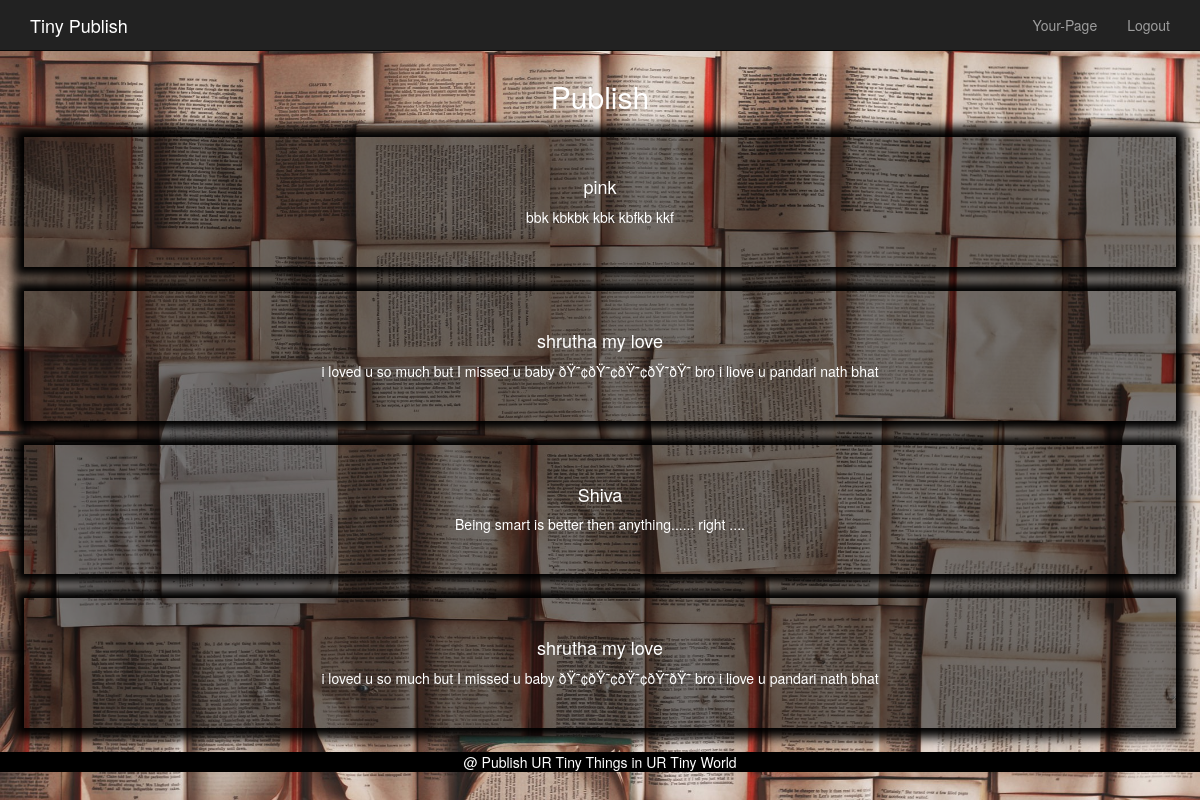
The page /public.php on the database its author committed.
### tables this page shows
CREATE TABLE `public` (
  `pid` int(20) NOT NULL,
  `useremail` varchar(20) NOT NULL,
  `title` varchar(50) NOT NULL,
  `test` varchar(600) NOT NULL
);

### public.php (the view, shortened to what this page needs)
<?php
   require_once "config.php";
?>
<!DOCTYPE html>
<html lang="en">
<head>
    <link href="bootstrap-3.3.7/dist/css/bootstrap.css" rel="stylesheet">
</head>
<body>
<div class="navbar navbar-inverse navbar-fixed-top">
            <div class="container">
                <div class="navbar-header">
                    <a class="navbar-brand" href="" style="color:white;">Tiny Publish</a>
                </div>
                <div class="collapse navbar-collapse" id="myNavbar">
                    <ul class="nav navbar-nav navbar-right">
                    <li><a href="yourview1.php">Your-Page</a></li>
                    <li><a href="logout.php"> Logout</a></li>
                    </ul>
                </div>
            </div>
     </div>
<br><br><br><center>
<h2 style="color:white;">Publish</24><br>
</center>
<div class="wrapper">
<div class="page-header2">
<?php
            $sql="SELECT * FROM public";
            $query=mysqli_query($link,$sql);
            while($res=mysqli_fetch_array($query)){
?>
<div class="form">
<h4 style="color:white; text-align:center;"><?php echo $res['title']; ?></h4>
<p style="color:white;text-align:center;"><?php echo $res['test']; ?> </p>
</div>
</div>
<?php
        }
?>
<div class="footer">
  <p style=" color:white;">@ Publish UR Tiny Things in UR Tiny World</p>
</div>
</body>
</html>

### public.php (style rules this page uses)
body { background: url("backbaby.jpeg") no-repeat center center fixed; -webkit-background-size:cover; -moz-background-size:cover; -o-background-size:cover; background-size: cover; }
.form { width: auto; background: rgba(0,0,0,0.5); margin: 2% ; padding: 30px 0; color:white; box-shadow: 0 0 10px 10px rgba(0,0,0); }
.footer { left: 0; bottom: 0; width: 100%; background-color: black; color: white; text-align: center; }

### rows shown on the page
public: title "pink", test "bbk kbkbk kbk kbfkb kkf"
public: title "shrutha my love", test "i loved u so much but I missed u baby ðŸ˜¢ðŸ˜¢ðŸ˜¢ðŸ˜­ðŸ˜­ bro i liove u pandari nath bhat"
public: title "Shiva", test "Being smart is better then anything...... right ...."
public: title "shrutha my love", test "i loved u so much but I missed u baby ðŸ˜¢ðŸ˜¢ðŸ˜¢ðŸ˜­ðŸ˜­ bro i liove u pandari nath bhat"
